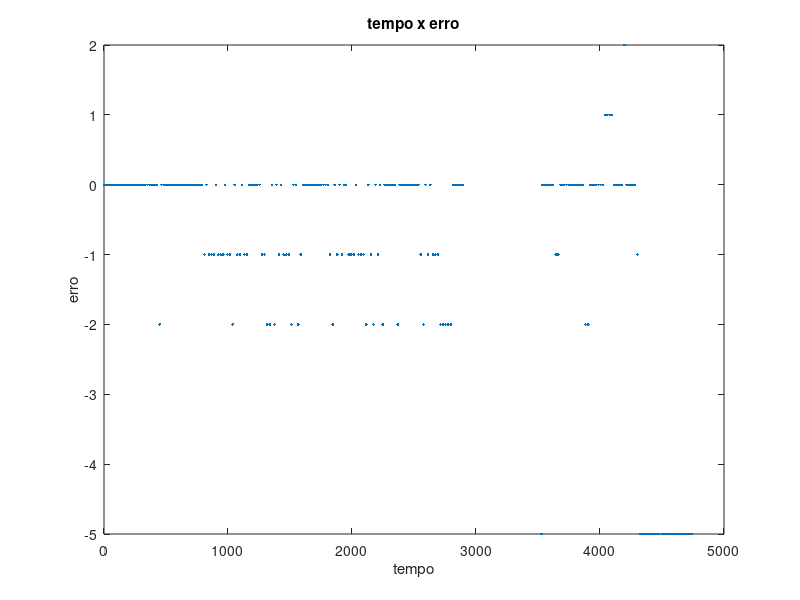
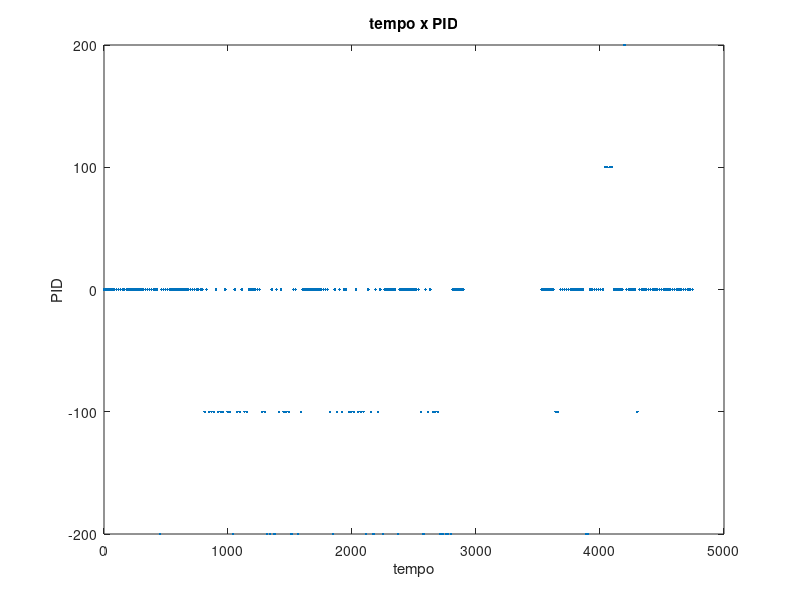

Here is the MATLAB script that generated these plots, in order:
dados = load('dados.txt', '\t');

erro = dados(:, 1);
PID = dados(:, 2);
tempo = dados(:, 3);

figure 1
plot(tempo, erro, '.');
title('tempo x erro')
xlabel('tempo')
ylabel('erro')

figure 2
plot(tempo, PID, '.');
title('tempo x PID')
xlabel('tempo')
ylabel('PID')
